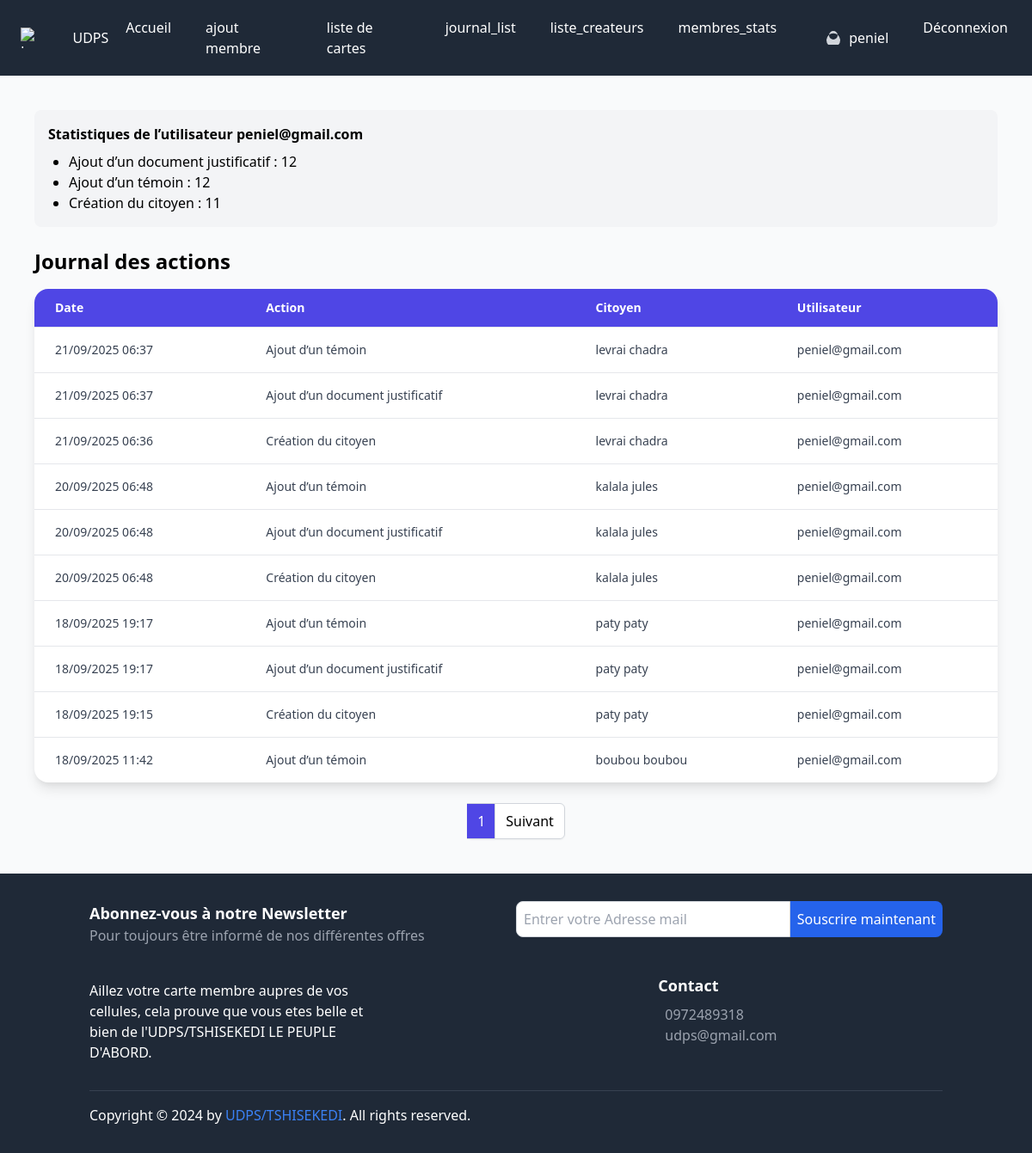
Screenshot of /user/journal/?q=peniel@gmail.com (signed in) with the database file from the repository.
### core/models.py (models this page shows, shortened)
class CustomUser(AbstractUser):
    email = models.EmailField(unique=True)
    profile_pic = models.ImageField(upload_to="p_img", blank=True, null=True)
    address = models.CharField(max_length=50, blank=True, null=True)
    phone = models.CharField(max_length=11, blank=True, null=True)
    role = models.CharField(max_length=50, blank=True, null=True)
    bio = models.TextField(blank=True, null=True)
    is_active_user = models.BooleanField(default=False)  # utilisateur désactivé par défaut
    province = models.CharField(max_length=100, blank=True, null=True)
    ville_ou_district = models.CharField(max_length=100, blank=True, null=True)
    commune_ou_contree = models.CharField(max_length=100, blank=True, null=True)
    USERNAME_FIELD = 'email'
    REQUIRED_FIELDS = ('username',)

class JournalAction(models.Model):
    utilisateur = models.ForeignKey(settings.AUTH_USER_MODEL, on_delete=models.SET_NULL, null=True)
    citoyen = models.ForeignKey(Citoyen, on_delete=models.CASCADE, related_name="journaux")
    action = models.CharField(max_length=200)  # Exemple : "Validation", "Blocage", "Création"
    date_action = models.DateTimeField(default=timezone.now)

class Citoyen(models.Model):
    STATUT_CHOICES = (
        ("pending", "En attente"),
        ("valid", "Valide"),
        ("invalid", "Invalide"),
    )
    SEXE_CHOICES = (
        ("M", "Masculin"),
        ("F", "Féminin"),
    )
    ADHESION_CHOICES = (
        ("membre_honneur", "Membre d'honneur"),
        ("president_federation", "Président Fédération"),
        ("president_cellule", "Président Cellule"),
    )
    prenom = models.CharField(max_length=100)
    postnom = models.CharField(max_length=100, blank=True, null=True)
    nom = models.CharField(max_length=100)
    date_naissance = models.DateField()
    lieu_naissance = models.CharField(max_length=150, blank=True, null=True)
    nationalite = models.CharField(max_length=100, default="Congolaise")
    sexe = models.CharField(max_length=1, choices=SEXE_CHOICES, default="M")
    province = models.CharField(max_length=150, blank=True, null=True)
    federation = models.CharField(max_length=150, blank=True, null=True)
    cellule = models.CharField(max_length=150, blank=True, null=True)
    statut_adhesion = models.CharField(
        max_length=30,
        choices=ADHESION_CHOICES,
        default="membre_honneur"
    )
    photo = models.ImageField(upload_to="citoyens/photos/", blank=True, null=True)
    signature = models.ImageField(upload_to="citoyens/signatures/", blank=True, null=True)
    numero_identite = models.CharField(max_length=20, unique=True, blank=True)
    statut = models.CharField(max_length=10, choices=STATUT_CHOICES, default="pending")
    qr_code = models.ImageField(upload_to="citoyens/qrcodes/", blank=True, null=True)
    date_expiration_fk = models.ForeignKey(
        "DateExpirationfk",
        on_delete=models.SET_NULL,
        null=True,
        blank=True,
        related_name="citoyens"
    )
    date_creation = models.DateTimeField(auto_now_add=True)
    cree_par = models.ForeignKey(
        settings.AUTH_USER_MODEL,
        on_delete=models.SET_NULL,
        null=True,
        related_name="citoyens_crees"
    )
    valide_par = models.ForeignKey(
        settings.AUTH_USER_MODEL,
        on_delete=models.SET_NULL,
        null=True,
        blank=True,
        related_name="citoyens_valides"
    )

### core/views.py (the view, shortened to what this page needs)
# urls.py: path("journal/", views.journal_list, name="journal_list"),
@login_required(login_url="signin")
def journal_list(request):
    query = request.GET.get("q")
    if query and '@' in query:
        journaux_user = JournalAction.objects.filter(utilisateur__email=query).select_related("citoyen", "utilisateur")
        stats_qs = journaux_user.values('action').annotate(total=Count('id'))
        stats_utilisateur = {item['action']: item['total'] for item in stats_qs}
        paginator = Paginator(journaux_user.order_by("-date_action"), 10)
        page_number = request.GET.get("page")
        page_obj = paginator.get_page(page_number)
        return render(request, "core/journal_detail_user.html", {
            "query": query,
            "page_obj": page_obj,
            "stats_utilisateur": stats_utilisateur
        })

### core/templates/core/journal_detail_user.html (shortened to what this page needs)
{% extends "base.html" %}
{% block content %}
<div class="min-h-screen bg-gray-50 py-10">
  <div class="max-w-6xl mx-auto px-4">
    <div class="mb-6 p-4 bg-gray-100 rounded-lg">
      <h3 class="font-semibold mb-2">Statistiques de l’utilisateur {{ query }}</h3>
      <ul class="list-disc pl-6">
        {% for action, count in stats_utilisateur.items %}
          <li>{{ action }} : {{ count }}</li>
        {% endfor %}
      </ul>
    </div>
    <h1 class="text-2xl font-bold mb-4">Journal des actions</h1>
    <div class="overflow-x-auto bg-white shadow-lg rounded-2xl">
      <table class="min-w-full divide-y divide-gray-200">
        <thead class="bg-indigo-600 text-white">
          <tr>
            <th class="px-6 py-3 text-left text-sm font-semibold">Date</th>
            <th class="px-6 py-3 text-left text-sm font-semibold">Action</th>
            <th class="px-6 py-3 text-left text-sm font-semibold">Citoyen</th>
            <th class="px-6 py-3 text-left text-sm font-semibold">Utilisateur</th>
          </tr>
        </thead>
        <tbody class="divide-y divide-gray-200">
          {% for journal in page_obj %}
          <tr class="hover:bg-gray-50">
            <td class="px-6 py-4 text-sm text-gray-700">{{ journal.date_action|date:"d/m/Y H:i" }}</td>
            <td class="px-6 py-4 text-sm text-gray-700">{{ journal.action }}</td>
            <td class="px-6 py-4 text-sm text-gray-700">{{ journal.citoyen.nom }} {{ journal.citoyen.prenom }}</td>
            <td class="px-6 py-4 text-sm text-gray-700">{{ journal.utilisateur.email }}</td>
          </tr>
          {% empty %}
          <tr>
            <td colspan="4" class="px-6 py-4 text-center text-gray-500">Aucune action trouvée.</td>
          </tr>
          {% endfor %}
        </tbody>
      </table>
    </div>
    <div class="mt-6 flex justify-center">
      <nav class="inline-flex -space-x-px rounded-md shadow-sm">
        <span class="px-3 py-2 border-t border-b border-gray-300 bg-indigo-600 text-white">{{ page_obj.number }}</span>
        {% if page_obj.has_next %}
          <a href="?q={{ query }}&page={{ page_obj.next_page_number }}" class="px-3 py-2 rounded-r-md border border-gray-300 bg-white">Suivant</a>
        {% endif %}
      </nav>
    </div>
  </div>
</div>
{% endblock %}

### templates/base.html (shortened to what this page needs)
{% load static %}
<!DOCTYPE html>
<html lang="fr">
<head>
    <link href="https://cdn.jsdelivr.net/npm/tailwindcss@2.2.19/dist/tailwind.min.css" rel="stylesheet">
</head>
<body class="bg-gray-100">
    <nav class="bg-gray-800 text-white">
        <div class="max-w-7xl mx-auto px-4 py-3 flex justify-between items-center">
            <a href="{% url 'index' %}" class="text-gray hover:underline flex items-center bg-white-800 p-2 rounded">
                <img src="{% static 'img/logo_udps.jpg' %}" alt="Logo" class="h-6 mr-2">
                UDPS
            </a>
            <div class="hidden md:flex space-x-4">
                <a href="{% url 'index' %}" class="hover:bg-gray-700 px-3 py-2 rounded">Accueil</a>
                {% if request.user.is_authenticated and request.user.is_active_user %}
                <a href="{% url 'citoyen_create' %}" class="hover:bg-gray-700 px-3 py-2 rounded">ajout membre</a>
                {% endif %}
                {% if request.user.is_authenticated and request.user.is_active_user %}
                <a href="{% url 'citoyens_list' %}" class="hover:bg-gray-700 px-3 py-2 rounded">liste de cartes</a>
                {% endif %}
                {% if request.user.is_authenticated and request.user.is_active_user %}
                <a href="{% url 'journal_list' %}" class="hover:bg-gray-700 px-3 py-2 rounded">journal_list</a>
                {% endif %}
                {% if request.user.is_authenticated and request.user.is_active_user %}
                <a href="{% url 'liste_createurs' %}" class="hover:bg-gray-700 px-3 py-2 rounded">liste_createurs</a>
                {% endif %}
                {% if request.user.is_authenticated and request.user.is_active_user %}
                <a href="{% url 'citoyens_dashboard_stats' %}" class="hover:bg-gray-700 px-3 py-2 rounded">membres_stats</a>
                {% endif %}
                {% if request.user.is_authenticated %}
                <a href="{% url 'profile' user.id %}" class="flex items-center space-x-2 hover:bg-gray-700 px-3 py-2 rounded">
                    <svg xmlns="http://www.w3.org/2000/svg"
                         class="h-5 w-5 text-gray-300"
                         viewBox="0 0 20 20"
                         fill="currentColor">
                      <path fill-rule="evenodd"
                            d="M10 2a5 5 0 100 10 5 5 0 000-10zM4 18a8 8 0 1112 0H4z"
                            clip-rule="evenodd" />
                    </svg>
                    <span>{{ request.user.username }}</span>
                  </a>
                    <a href="{% url 'signout' %}" class="hover:bg-gray-700 px-3 py-2 rounded">Déconnexion</a>
                {% else %}
                    <a href="{% url 'signup' %}" class="hover:bg-gray-700 px-3 py-2 rounded">S'inscrire</a>
                    <a href="{% url 'signin' %}" class="hover:bg-gray-700 px-3 py-2 rounded">Connexion</a>
                {% endif %}
            </div>
        </div>
    </nav>
      {% block content %}{% endblock content %}
    <footer class="bg-gray-800 text-white py-8">
        <div class="container mx-auto px-4">
            <div class="mb-8">
                <div class="flex flex-col md:flex-row">
                    <div class="md:w-1/2 mb-4 md:mb-0">
                        <h3 class="text-lg font-bold">Abonnez-vous à notre Newsletter</h3>
                        <p class="text-gray-400">Pour toujours être informé de nos différentes offres</p>
                    </div>
                    <div class="md:w-1/2">
                        <form action="https://api.web3forms.com/submit" method="POST" class="flex">
                            <input type="email" name="email" placeholder="Entrer votre Adresse mail" required class="flex-1 p-2 rounded-l-lg border border-gray-300" />
                            <button class="bg-blue-600 text-white p-2 rounded-r-lg">Souscrire maintenant</button>
                        </form>
                    </div>
                </div>
            </div>
            <div class="flex flex-col md:flex-row mb-8">
                <div class="md:w-1/3 mb-4 md:mb-0">
                    <p>Aillez votre carte membre aupres de vos cellules, cela prouve que vous etes belle et bien de l'UDPS/TSHISEKEDI LE PEUPLE D'ABORD.</p>
                </div>
                <div class="md:w-1/3 mb-4 md:mb-0">
                </div>
                <div class="md:w-1/3">
                    <h3 class="text-lg font-bold">Contact</h3>
                    <div class="mt-2">
                        <p class="flex items-center"><a href="callto:+243 97 24 89 318" class="text-gray-400 hover:text-white">0972489318</a></p>
                        <p class="flex items-center"><a href="mailto:ngelekapeniel@gmail.com" class="text-gray-400 hover:text-white">udps@gmail.com</a></p>
                    </div>
                </div>
            </div>
            <div class="border-t border-gray-700 pt-4">
                <div class="flex justify-between items-center">
                    <div>
                        <p class="mb-0">Copyright © 2024 by <a href="#" class="text-blue-500 hover:underline">UDPS/TSHISEKEDI</a>. All rights reserved.</p>
                    </div>
                </div>
            </div>
        </div>
    </footer>
</body>
</html>

### rows the page displays
CustomUser: user.username "peniel", email "peniel@gmail.com"
JournalAction: date_action "21/09/2025 06:37", action "Ajout d’un témoin", citoyen.nom "levrai", citoyen.prenom "chadra", utilisateur.email "peniel@gmail.com"
JournalAction: date_action "21/09/2025 06:37", action "Ajout d’un document justificatif", citoyen.nom "levrai", citoyen.prenom "chadra", utilisateur.email "peniel@gmail.com"
JournalAction: date_action "21/09/2025 06:36", action "Création du citoyen", citoyen.nom "levrai", citoyen.prenom "chadra", utilisateur.email "peniel@gmail.com"
JournalAction: date_action "20/09/2025 06:48", action "Ajout d’un témoin", citoyen.nom "kalala", citoyen.prenom "jules", utilisateur.email "peniel@gmail.com"
JournalAction: date_action "20/09/2025 06:48", action "Ajout d’un document justificatif", citoyen.nom "kalala", citoyen.prenom "jules", utilisateur.email "peniel@gmail.com"
JournalAction: date_action "20/09/2025 06:48", action "Création du citoyen", citoyen.nom "kalala", citoyen.prenom "jules", utilisateur.email "peniel@gmail.com"
JournalAction: date_action "18/09/2025 19:17", action "Ajout d’un témoin", citoyen.nom "paty", citoyen.prenom "paty", utilisateur.email "peniel@gmail.com"
JournalAction: date_action "18/09/2025 19:17", action "Ajout d’un document justificatif", citoyen.nom "paty", citoyen.prenom "paty", utilisateur.email "peniel@gmail.com"
JournalAction: date_action "18/09/2025 19:15", action "Création du citoyen", citoyen.nom "paty", citoyen.prenom "paty", utilisateur.email "peniel@gmail.com"
JournalAction: date_action "18/09/2025 11:42", action "Ajout d’un témoin", citoyen.nom "boubou", citoyen.prenom "boubou", utilisateur.email "peniel@gmail.com"

### other values shown
{{ action }} "Ajout d’un document justificatif" "Ajout d’un témoin" "Création du citoyen"
{{ count }} "12" "12" "11"
{{ page_obj.number }} "1"
